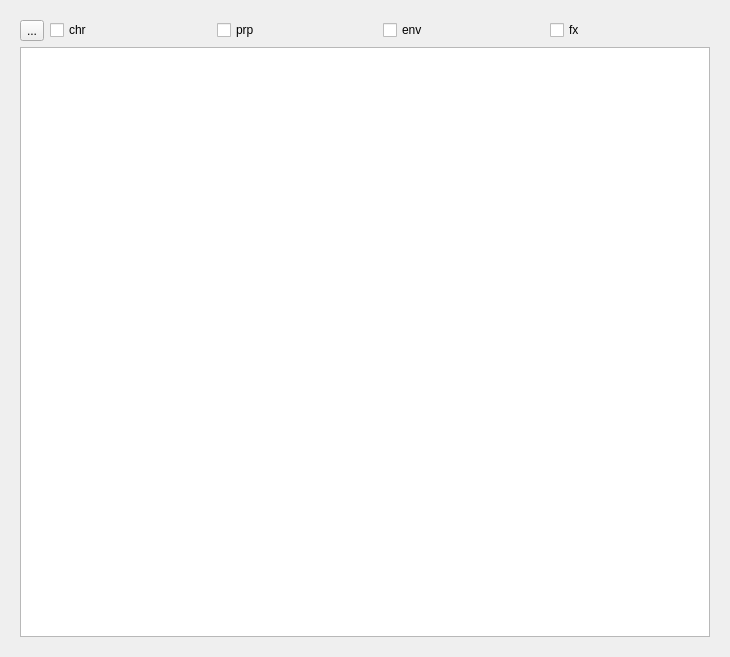
<?xml version="1.0" encoding="UTF-8"?>
<ui version="4.0">
 <class>Dialog</class>
 <widget class="QDialog" name="Dialog">
  <property name="geometry">
   <rect>
    <x>0</x>
    <y>0</y>
    <width>730</width>
    <height>657</height>
   </rect>
  </property>
  <property name="windowTitle">
   <string>Dialog</string>
  </property>
  <layout class="QGridLayout" name="gridLayout">
   <item row="0" column="0">
    <widget class="QStackedWidget" name="stackedWidget">
     <property name="currentIndex">
      <number>1</number>
     </property>
     <widget class="QWidget" name="page">
      <layout class="QGridLayout" name="gridLayout_2">
       <item row="0" column="0">
        <widget class="DropAreaFrame" name="large_drop_area">
         <layout class="QVBoxLayout" name="verticalLayout">
          <item>
           <spacer name="verticalSpacer">
            <property name="orientation">
             <enum>Qt::Vertical</enum>
            </property>
            <property name="sizeHint" stdset="0">
             <size>
              <width>20</width>
              <height>148</height>
             </size>
            </property>
           </spacer>
          </item>
          <item>
           <layout class="QHBoxLayout" name="horizontalLayout">
            <property name="spacing">
             <number>0</number>
            </property>
            <item>
             <spacer name="horizontalSpacer">
              <property name="orientation">
               <enum>Qt::Horizontal</enum>
              </property>
              <property name="sizeHint" stdset="0">
               <size>
                <width>40</width>
                <height>20</height>
               </size>
              </property>
             </spacer>
            </item>
            <item>
             <widget class="QLabel" name="label_5">
              <property name="minimumSize">
               <size>
                <width>0</width>
                <height>0</height>
               </size>
              </property>
              <property name="maximumSize">
               <size>
                <width>150</width>
                <height>150</height>
               </size>
              </property>
              <property name="text">
               <string/>
              </property>
              <property name="pixmap">
               <pixmap resource="delivery_resource.qrc">:/tk-multi-delivery/spreadsheet.png</pixmap>
              </property>
              <property name="scaledContents">
               <bool>true</bool>
              </property>
              <property name="alignment">
               <set>Qt::AlignCenter</set>
              </property>
             </widget>
            </item>
            <item>
             <widget class="QLabel" name="large_drop_area_label">
              <property name="maximumSize">
               <size>
                <width>450</width>
                <height>16777215</height>
               </size>
              </property>
              <property name="styleSheet">
               <string notr="true">QLabel {
    font-size: 24px;
}</string>
              </property>
              <property name="text">
               <string>Drag and drop Asset spreadsheet here</string>
              </property>
              <property name="alignment">
               <set>Qt::AlignCenter</set>
              </property>
             </widget>
            </item>
            <item>
             <spacer name="horizontalSpacer_2">
              <property name="orientation">
               <enum>Qt::Horizontal</enum>
              </property>
              <property name="sizeHint" stdset="0">
               <size>
                <width>40</width>
                <height>20</height>
               </size>
              </property>
             </spacer>
            </item>
           </layout>
          </item>
          <item>
           <spacer name="verticalSpacer_2">
            <property name="orientation">
             <enum>Qt::Vertical</enum>
            </property>
            <property name="sizeHint" stdset="0">
             <size>
              <width>20</width>
              <height>288</height>
             </size>
            </property>
           </spacer>
          </item>
         </layout>
        </widget>
       </item>
      </layout>
     </widget>
     <widget class="QWidget" name="page_2">
      <layout class="QGridLayout" name="gridLayout_3">
       <item row="0" column="0">
        <layout class="QVBoxLayout" name="verticalLayout_2">
         <item>
          <layout class="QHBoxLayout" name="horizontalLayout_2">
           <item>
            <widget class="QToolButton" name="toolButton">
             <property name="text">
              <string>...</string>
             </property>
             <property name="icon">
              <iconset resource="delivery_resource.qrc">
               <normaloff>:/tk-multi-delivery/gear.png</normaloff>:/tk-multi-delivery/gear.png</iconset>
             </property>
            </widget>
           </item>
           <item>
            <widget class="QCheckBox" name="checkBox">
             <property name="text">
              <string>chr</string>
             </property>
            </widget>
           </item>
           <item>
            <widget class="QCheckBox" name="checkBox_2">
             <property name="text">
              <string>prp</string>
             </property>
            </widget>
           </item>
           <item>
            <widget class="QCheckBox" name="checkBox_3">
             <property name="text">
              <string>env</string>
             </property>
            </widget>
           </item>
           <item>
            <widget class="QCheckBox" name="checkBox_4">
             <property name="text">
              <string>fx</string>
             </property>
            </widget>
           </item>
          </layout>
         </item>
         <item>
          <widget class="QTableView" name="tableView"/>
         </item>
        </layout>
       </item>
      </layout>
     </widget>
    </widget>
   </item>
  </layout>
 </widget>
 <customwidgets>
  <customwidget>
   <class>DropAreaFrame</class>
   <extends>QFrame</extends>
   <header location="global">..drop_area</header>
   <container>1</container>
  </customwidget>
 </customwidgets>
 <resources>
  <include location="../../../../tk-config-bidaya/install/app_store/tk-multi-publish2/v2.6.0/resources/resources.qrc"/>
  <include location="delivery_resource.qrc"/>
 </resources>
 <connections/>
</ui>
